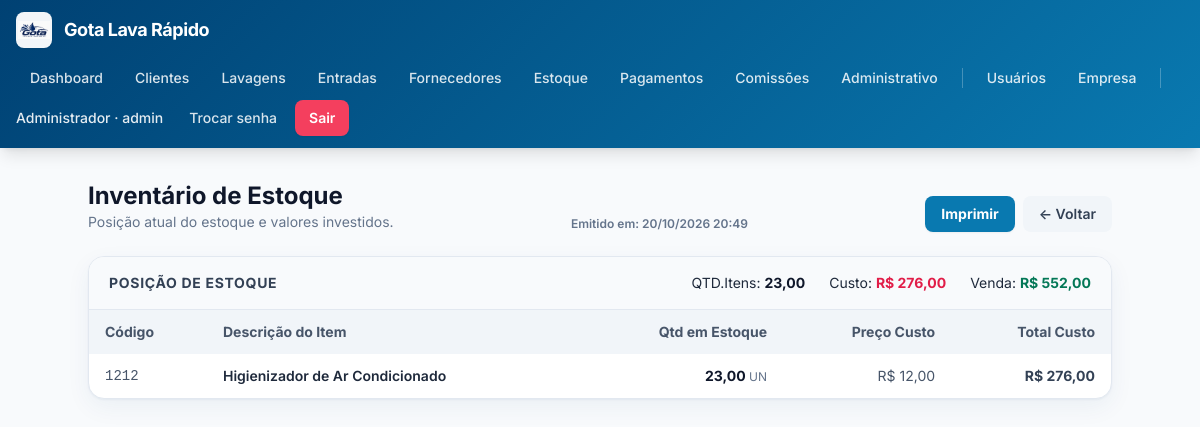
The app's page /estoque_inventario.php (signed in), older data.
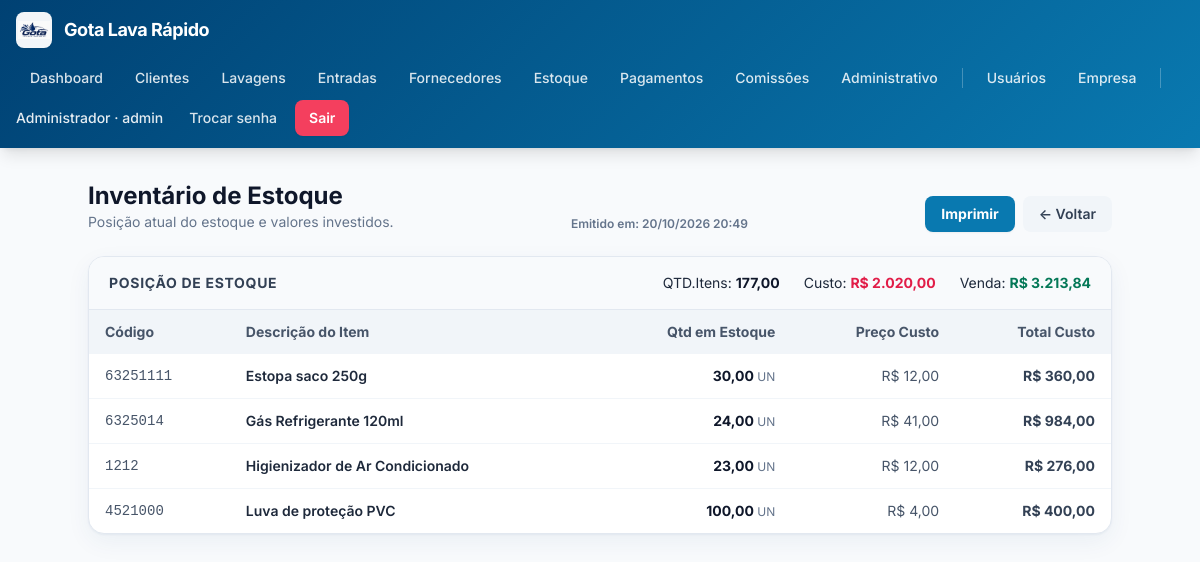
The same page, newer data.
### tables this page shows
CREATE TABLE estoque_itens (
            id INTEGER PRIMARY KEY AUTOINCREMENT,
            codigo TEXT NOT NULL UNIQUE,
            nome TEXT NOT NULL DEFAULT '',
            unidade TEXT NOT NULL DEFAULT 'UN',
            quantidade REAL NOT NULL DEFAULT 0,
            estoque_minimo REAL NOT NULL DEFAULT 0,
            preco_custo_centavos INTEGER NOT NULL DEFAULT 0,
            preco_venda_centavos INTEGER NOT NULL DEFAULT 0,
            ativo INTEGER NOT NULL DEFAULT 1,
            criado_em TEXT NOT NULL DEFAULT (datetime('now','localtime')),
            atualizado_em TEXT NOT NULL DEFAULT (datetime('now','localtime'))
        );

### config.php (called while the page is built, shortened)
<?php
function db(): PDO {
    static $pdo = null;
    if ($pdo === null) {
        $pdo = new PDO('sqlite:' . DB_PATH, null, null, [
            PDO::ATTR_ERRMODE            => PDO::ERRMODE_EXCEPTION,
            PDO::ATTR_DEFAULT_FETCH_MODE => PDO::FETCH_ASSOC,
        ]);
        $pdo->exec('PRAGMA foreign_keys = ON');
        $pdo->exec('PRAGMA journal_mode = WAL');
    }
    return $pdo;
}
require_once APP_ROOT . '/functions.php';

### functions.php (called while the page is built, shortened)
<?php
function e(?string $s): string {
    return htmlspecialchars((string)$s, ENT_QUOTES, 'UTF-8');
}
function centavos_para_moeda(int $c): string {
    return number_format($c / 100, 2, ',', '.');
}
function centavos_para_moeda_brl(int $c): string {
    return 'R$ ' . centavos_para_moeda($c);
}

### estoque_inventario.php (the view, shortened to what this page needs)
<?php
require_once __DIR__ . '/config.php';
$stmt = db()->query("SELECT * FROM estoque_itens WHERE ativo = 1 ORDER BY nome COLLATE NOCASE");
$itens = $stmt->fetchAll();
$total_itens = 0;
$total_valor_custo = 0;
$total_valor_venda = 0;
foreach ($itens as $i) {
    $total_itens += $i['quantidade'];
    $total_valor_custo += ($i['quantidade'] * $i['preco_custo_centavos']);
    $total_valor_venda += ($i['quantidade'] * $i['preco_venda_centavos']);
}
require __DIR__ . '/header.php';
?>
<div class="max-w-5xl mx-auto">
  <div class="flex flex-wrap items-end justify-between gap-4 mb-6">
    <div>
      <h1 class="text-2xl font-bold text-slate-900">Inventário de Estoque</h1>
      <p class="text-sm text-slate-500">Posição atual do estoque e valores investidos.</p>
    </div>
    <div class="text-xs text-slate-500 font-semibold">
          Emitido em: <?= date('d/m/Y H:i') ?>
    </div>
    <div class="flex items-center gap-2">
      <button onclick="window.print()" class="rounded-lg bg-brand-500 hover:bg-brand-700 text-white px-4 py-2 text-sm font-bold shadow-sm no-print">Imprimir</button>
      <a href="estoque.php" class="rounded-lg bg-slate-100 hover:bg-slate-200 text-slate-700 px-4 py-2 text-sm font-semibold no-print">← Voltar</a>
    </div>
  </div>
  <div class="bg-white rounded-2xl shadow-card border border-slate-200 overflow-hidden print:shadow-none print:border-0">
    <div class="px-5 py-4 border-b border-slate-200 bg-slate-50 flex flex-wrap gap-4 justify-between items-center print:bg-white print:border-b-2 print:border-slate-800">
      <h2 class="font-bold text-slate-700 uppercase tracking-wider text-sm">Posição de Estoque</h2>
      <div class="flex gap-6 text-sm">
        <div>QTD.Itens: <span class="font-bold text-slate-900"><?= number_format($total_itens, 2, ',', '.') ?></span></div>
        <div>Custo: <span class="font-bold text-rose-600"><?= e(centavos_para_moeda_brl($total_valor_custo)) ?></span></div>
        <div>Venda: <span class="font-bold text-emerald-700"><?= e(centavos_para_moeda_brl($total_valor_venda)) ?></span></div>
      </div>
    </div>
    <table class="min-w-full text-sm">
      <thead class="bg-slate-100 text-slate-600 print:bg-white">
        <tr>
          <th class="text-left px-4 py-3 font-bold">Código</th>
          <th class="text-left px-4 py-3 font-bold">Descrição do Item</th>
          <th class="text-right px-4 py-3 font-bold">Qtd em Estoque</th>
          <th class="text-right px-4 py-3 font-bold">Preço Custo</th>
          <th class="text-right px-4 py-3 font-bold">Total Custo</th>
        </tr>
      </thead>
      <tbody class="divide-y divide-slate-100">
        <?php if(!$itens): ?>
          <tr><td colspan="5" class="px-4 py-8 text-center text-slate-400">Nenhum item cadastrado no estoque.</td></tr>
        <?php else: foreach($itens as $i):
          $subtotal_custo = $i['quantidade'] * $i['preco_custo_centavos'];
          $isBaixo = $i['quantidade'] <= $i['estoque_minimo'];
        ?>
          <tr class="hover:bg-slate-50">
            <td class="px-4 py-3 font-mono text-slate-600"><?= e($i['codigo']) ?></td>
            <td class="px-4 py-3 font-semibold text-slate-800">
              <?= e($i['nome']) ?>
            </td>
            <td class="px-4 py-3 text-right font-bold <?= $isBaixo ? 'text-rose-600' : 'text-slate-900' ?>">
              <?= number_format($i['quantidade'], 2, ',', '.') ?> <span class="text-xs font-normal text-slate-500"><?= e($i['unidade']) ?></span>
            </td>
            <td class="px-4 py-3 text-right text-slate-600"><?= e(centavos_para_moeda_brl((int)$i['preco_custo_centavos'])) ?></td>
            <td class="px-4 py-3 text-right font-bold text-slate-700"><?= e(centavos_para_moeda_brl((int)$subtotal_custo)) ?></td>
          </tr>
        <?php endforeach; endif; ?>
      </tbody>
    </table>
  </div>
</div>
<?php require __DIR__ . '/footer.php'; ?>

Row changes from the older to the newer data that the page shows:
added estoque_itens: codigo "63251111", nome "Estopa saco 250g", quantidade "30,00", unidade "UN", preco_custo_centavos "R$ 12,00", centavos_para_moeda_brl((int)$subtotal_custo) "R$ 360,00"
added estoque_itens: codigo "6325014", nome "Gás Refrigerante 120ml", quantidade "24,00", unidade "UN", preco_custo_centavos "R$ 41,00", centavos_para_moeda_brl((int)$subtotal_custo) "R$ 984,00"
added estoque_itens: codigo "4521000", nome "Luva de proteção PVC", quantidade "100,00", unidade "UN", preco_custo_centavos "R$ 4,00", centavos_para_moeda_brl((int)$subtotal_custo) "R$ 400,00"
Text that changed along with them:
$total_itens: "23,00" → "177,00"
centavos_para_moeda_brl($total_valor_custo): "R$ 276,00" → "R$ 2.020,00"
centavos_para_moeda_brl($total_valor_venda): "R$ 552,00" → "R$ 3.213,84"
